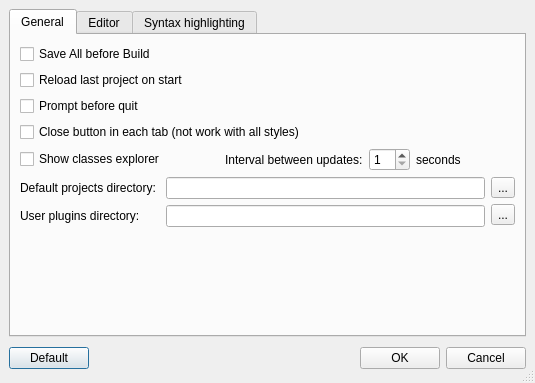
<ui version="4.0" >
 <class>Options</class>
 <widget class="QDialog" name="Options" >
  <property name="geometry" >
   <rect>
    <x>0</x>
    <y>0</y>
    <width>535</width>
    <height>379</height>
   </rect>
  </property>
  <property name="windowTitle" >
   <string>Options</string>
  </property>
  <property name="windowIcon" >
   <iconset resource="../resources/resources.qrc" >:/divers/images/logo.png</iconset>
  </property>
  <property name="sizeGripEnabled" >
   <bool>true</bool>
  </property>
  <layout class="QGridLayout" >
   <property name="margin" >
    <number>9</number>
   </property>
   <property name="spacing" >
    <number>6</number>
   </property>
   <item row="0" column="0" >
    <widget class="QTabWidget" name="tabWidget" >
     <property name="currentIndex" >
      <number>0</number>
     </property>
     <widget class="QWidget" name="tabGeneral" >
      <attribute name="title" >
       <string>General</string>
      </attribute>
      <layout class="QGridLayout" >
       <property name="margin" >
        <number>9</number>
       </property>
       <property name="spacing" >
        <number>6</number>
       </property>
       <item row="0" column="0" >
        <layout class="QVBoxLayout" >
         <property name="margin" >
          <number>0</number>
         </property>
         <property name="spacing" >
          <number>6</number>
         </property>
         <item>
          <widget class="QCheckBox" name="saveAll" >
           <property name="text" >
            <string>Save All before Build</string>
           </property>
           <property name="checked" >
            <bool>false</bool>
           </property>
          </widget>
         </item>
         <item>
          <widget class="QCheckBox" name="restore" >
           <property name="text" >
            <string>Reload last project on start</string>
           </property>
           <property name="checked" >
            <bool>false</bool>
           </property>
          </widget>
         </item>
         <item>
          <widget class="QCheckBox" name="promptBeforeQuit" >
           <property name="text" >
            <string>Prompt before quit</string>
           </property>
          </widget>
         </item>
         <item>
          <widget class="QCheckBox" name="closeButton" >
           <property name="text" >
            <string>Close button in each tab (not work with all styles)</string>
           </property>
          </widget>
         </item>
         <item>
          <layout class="QHBoxLayout" >
           <property name="margin" >
            <number>0</number>
           </property>
           <property name="spacing" >
            <number>6</number>
           </property>
           <item>
            <widget class="QCheckBox" name="showTreeClasses" >
             <property name="text" >
              <string>Show classes explorer</string>
             </property>
            </widget>
           </item>
           <item>
            <spacer>
             <property name="orientation" >
              <enum>Qt::Horizontal</enum>
             </property>
             <property name="sizeHint" >
              <size>
               <width>40</width>
               <height>20</height>
              </size>
             </property>
            </spacer>
           </item>
           <item>
            <widget class="QLabel" name="label_13" >
             <property name="text" >
              <string>Interval between updates:</string>
             </property>
            </widget>
           </item>
           <item>
            <widget class="QSpinBox" name="interval" >
             <property name="minimum" >
              <number>1</number>
             </property>
            </widget>
           </item>
           <item>
            <widget class="QLabel" name="label_14" >
             <property name="text" >
              <string>seconds</string>
             </property>
            </widget>
           </item>
           <item>
            <spacer>
             <property name="orientation" >
              <enum>Qt::Horizontal</enum>
             </property>
             <property name="sizeHint" >
              <size>
               <width>40</width>
               <height>20</height>
              </size>
             </property>
            </spacer>
           </item>
          </layout>
         </item>
         <item>
          <layout class="QHBoxLayout" >
           <property name="margin" >
            <number>0</number>
           </property>
           <property name="spacing" >
            <number>6</number>
           </property>
           <item>
            <layout class="QVBoxLayout" >
             <property name="margin" >
              <number>0</number>
             </property>
             <property name="spacing" >
              <number>6</number>
             </property>
             <item>
              <widget class="QLabel" name="label_12" >
               <property name="text" >
                <string>Default projects directory: </string>
               </property>
              </widget>
             </item>
             <item>
              <widget class="QLabel" name="label_15" >
               <property name="text" >
                <string>User plugins directory: </string>
               </property>
              </widget>
             </item>
            </layout>
           </item>
           <item>
            <layout class="QVBoxLayout" >
             <property name="margin" >
              <number>0</number>
             </property>
             <property name="spacing" >
              <number>6</number>
             </property>
             <item>
              <widget class="QLineEdit" name="projectsDirectory" />
             </item>
             <item>
              <widget class="QLineEdit" name="pluginsDirectory" />
             </item>
            </layout>
           </item>
           <item>
            <layout class="QVBoxLayout" >
             <property name="margin" >
              <number>0</number>
             </property>
             <property name="spacing" >
              <number>6</number>
             </property>
             <item>
              <widget class="QToolButton" name="chooseProjectsDirectory" >
               <property name="text" >
                <string>...</string>
               </property>
              </widget>
             </item>
             <item>
              <widget class="QToolButton" name="choosePluginsDirectory" >
               <property name="text" >
                <string>...</string>
               </property>
              </widget>
             </item>
            </layout>
           </item>
          </layout>
         </item>
         <item>
          <spacer>
           <property name="orientation" >
            <enum>Qt::Vertical</enum>
           </property>
           <property name="sizeHint" >
            <size>
             <width>20</width>
             <height>40</height>
            </size>
           </property>
          </spacer>
         </item>
        </layout>
       </item>
      </layout>
     </widget>
     <widget class="QWidget" name="tabEditeur" >
      <attribute name="title" >
       <string>Editor</string>
      </attribute>
      <layout class="QGridLayout" >
       <property name="margin" >
        <number>9</number>
       </property>
       <property name="spacing" >
        <number>6</number>
       </property>
       <item row="1" column="0" >
        <widget class="QGroupBox" name="groupBox_6" >
         <property name="title" >
          <string>options</string>
         </property>
         <layout class="QGridLayout" >
          <property name="margin" >
           <number>9</number>
          </property>
          <property name="spacing" >
           <number>6</number>
          </property>
          <item row="3" column="0" >
           <layout class="QHBoxLayout" >
            <property name="margin" >
             <number>0</number>
            </property>
            <property name="spacing" >
             <number>6</number>
            </property>
            <item>
             <widget class="QCheckBox" name="match" >
              <property name="text" >
               <string>Matching ( and {</string>
              </property>
             </widget>
            </item>
            <item>
             <layout class="QHBoxLayout" >
              <property name="margin" >
               <number>0</number>
              </property>
              <property name="spacing" >
               <number>6</number>
              </property>
              <item>
               <widget class="QToolButton" name="matching" >
                <property name="text" >
                 <string>...</string>
                </property>
               </widget>
              </item>
              <item>
               <spacer>
                <property name="orientation" >
                 <enum>Qt::Horizontal</enum>
                </property>
                <property name="sizeHint" >
                 <size>
                  <width>40</width>
                  <height>20</height>
                 </size>
                </property>
               </spacer>
              </item>
             </layout>
            </item>
           </layout>
          </item>
          <item row="2" column="0" >
           <widget class="QCheckBox" name="completion" >
            <property name="text" >
             <string>Complete Code</string>
            </property>
           </widget>
          </item>
          <item row="1" column="0" >
           <widget class="QCheckBox" name="selectionBorder" >
            <property name="text" >
             <string>Selection border</string>
            </property>
           </widget>
          </item>
          <item row="0" column="0" >
           <widget class="QCheckBox" name="numbers" >
            <property name="text" >
             <string>Line numbers</string>
            </property>
           </widget>
          </item>
          <item row="2" column="1" >
           <widget class="QCheckBox" name="highlight" >
            <property name="text" >
             <string>Syntax highlighting</string>
            </property>
            <property name="checked" >
             <bool>false</bool>
            </property>
           </widget>
          </item>
          <item row="0" column="1" >
           <widget class="QCheckBox" name="indent" >
            <property name="text" >
             <string>Autoindent</string>
            </property>
           </widget>
          </item>
          <item row="1" column="1" >
           <widget class="QCheckBox" name="brackets" >
            <property name="text" >
             <string>Auto-Brackets</string>
            </property>
           </widget>
          </item>
         </layout>
        </widget>
       </item>
       <item row="2" column="0" >
        <spacer>
         <property name="orientation" >
          <enum>Qt::Vertical</enum>
         </property>
         <property name="sizeHint" >
          <size>
           <width>20</width>
           <height>40</height>
          </size>
         </property>
        </spacer>
       </item>
       <item row="0" column="0" >
        <layout class="QHBoxLayout" >
         <property name="margin" >
          <number>0</number>
         </property>
         <property name="spacing" >
          <number>6</number>
         </property>
         <item>
          <layout class="QVBoxLayout" >
           <property name="margin" >
            <number>0</number>
           </property>
           <property name="spacing" >
            <number>6</number>
           </property>
           <item>
            <widget class="QLabel" name="label_11" >
             <property name="text" >
              <string>Font:</string>
             </property>
            </widget>
           </item>
           <item>
            <widget class="QLabel" name="label_2" >
             <property name="text" >
              <string>End of line</string>
             </property>
            </widget>
           </item>
           <item>
            <widget class="QLabel" name="label_3" >
             <property name="text" >
              <string>Tab size</string>
             </property>
            </widget>
           </item>
           <item>
            <widget class="QCheckBox" name="groupHighlightCurrentLine" >
             <property name="text" >
              <string>Current line background</string>
             </property>
            </widget>
           </item>
           <item>
            <widget class="QLabel" name="label" >
             <property name="text" >
              <string>Text background</string>
             </property>
            </widget>
           </item>
          </layout>
         </item>
         <item>
          <layout class="QVBoxLayout" >
           <property name="margin" >
            <number>0</number>
           </property>
           <property name="spacing" >
            <number>6</number>
           </property>
           <item>
            <layout class="QHBoxLayout" >
             <property name="margin" >
              <number>0</number>
             </property>
             <property name="spacing" >
              <number>6</number>
             </property>
             <item>
              <widget class="QFontComboBox" name="comboFont" />
             </item>
             <item>
              <widget class="QSpinBox" name="fontSize" >
               <property name="sizePolicy" >
                <sizepolicy>
                 <hsizetype>4</hsizetype>
                 <vsizetype>0</vsizetype>
                 <horstretch>0</horstretch>
                 <verstretch>0</verstretch>
                </sizepolicy>
               </property>
              </widget>
             </item>
            </layout>
           </item>
           <item>
            <widget class="QComboBox" name="endLine" >
             <item>
              <property name="text" >
               <string>Default</string>
              </property>
             </item>
             <item>
              <property name="text" >
               <string>Unix</string>
              </property>
             </item>
             <item>
              <property name="text" >
               <string>Dos/Windows</string>
              </property>
             </item>
            </widget>
           </item>
           <item>
            <layout class="QHBoxLayout" >
             <property name="margin" >
              <number>0</number>
             </property>
             <property name="spacing" >
              <number>6</number>
             </property>
             <item>
              <widget class="QSpinBox" name="tabStopWidth" />
             </item>
             <item>
              <widget class="QCheckBox" name="tabSpaces" >
               <property name="text" >
                <string>Replace Tab by spaces</string>
               </property>
              </widget>
             </item>
            </layout>
           </item>
           <item>
            <layout class="QHBoxLayout" >
             <property name="margin" >
              <number>0</number>
             </property>
             <property name="spacing" >
              <number>6</number>
             </property>
             <item>
              <widget class="QToolButton" name="lineColor" >
               <property name="text" >
                <string>...</string>
               </property>
              </widget>
             </item>
             <item>
              <spacer>
               <property name="orientation" >
                <enum>Qt::Horizontal</enum>
               </property>
               <property name="sizeHint" >
                <size>
                 <width>40</width>
                 <height>20</height>
                </size>
               </property>
              </spacer>
             </item>
            </layout>
           </item>
           <item>
            <layout class="QHBoxLayout" >
             <property name="margin" >
              <number>0</number>
             </property>
             <property name="spacing" >
              <number>6</number>
             </property>
             <item>
              <widget class="QToolButton" name="background" >
               <property name="text" >
                <string>...</string>
               </property>
              </widget>
             </item>
             <item>
              <spacer>
               <property name="orientation" >
                <enum>Qt::Horizontal</enum>
               </property>
               <property name="sizeHint" >
                <size>
                 <width>40</width>
                 <height>20</height>
                </size>
               </property>
              </spacer>
             </item>
            </layout>
           </item>
          </layout>
         </item>
        </layout>
       </item>
      </layout>
     </widget>
     <widget class="QWidget" name="tab" >
      <attribute name="title" >
       <string>Syntax highlighting</string>
      </attribute>
      <layout class="QGridLayout" >
       <property name="margin" >
        <number>9</number>
       </property>
       <property name="spacing" >
        <number>6</number>
       </property>
       <item row="1" column="1" >
        <spacer>
         <property name="orientation" >
          <enum>Qt::Vertical</enum>
         </property>
         <property name="sizeHint" >
          <size>
           <width>20</width>
           <height>40</height>
          </size>
         </property>
        </spacer>
       </item>
       <item row="0" column="1" >
        <layout class="QHBoxLayout" >
         <property name="margin" >
          <number>0</number>
         </property>
         <property name="spacing" >
          <number>6</number>
         </property>
         <item>
          <layout class="QVBoxLayout" >
           <property name="margin" >
            <number>0</number>
           </property>
           <property name="spacing" >
            <number>6</number>
           </property>
           <item>
            <widget class="QLabel" name="label_9" >
             <property name="text" >
              <string>Function/method names :</string>
             </property>
            </widget>
           </item>
           <item>
            <widget class="QLabel" name="label_4" >
             <property name="text" >
              <string>Preprocessor :</string>
             </property>
            </widget>
           </item>
           <item>
            <widget class="QLabel" name="label_6" >
             <property name="text" >
              <string>Qt words :</string>
             </property>
            </widget>
           </item>
           <item>
            <widget class="QLabel" name="label_10" >
             <property name="text" >
              <string>Keywords :</string>
             </property>
            </widget>
           </item>
           <item>
            <widget class="QLabel" name="label_5" >
             <property name="text" >
              <string>Single comments :</string>
             </property>
            </widget>
           </item>
           <item>
            <widget class="QLabel" name="label_7" >
             <property name="text" >
              <string>Multiline comments :</string>
             </property>
            </widget>
           </item>
           <item>
            <widget class="QLabel" name="label_8" >
             <property name="text" >
              <string>Quotation strings :</string>
             </property>
            </widget>
           </item>
          </layout>
         </item>
         <item>
          <layout class="QVBoxLayout" >
           <property name="margin" >
            <number>0</number>
           </property>
           <property name="spacing" >
            <number>6</number>
           </property>
           <item>
            <widget class="QToolButton" name="methods" >
             <property name="text" >
              <string>...</string>
             </property>
            </widget>
           </item>
           <item>
            <widget class="QToolButton" name="preprocessor" >
             <property name="text" >
              <string>...</string>
             </property>
            </widget>
           </item>
           <item>
            <widget class="QToolButton" name="qtWords" >
             <property name="text" >
              <string>...</string>
             </property>
            </widget>
           </item>
           <item>
            <widget class="QToolButton" name="keywords" >
             <property name="text" >
              <string>...</string>
             </property>
            </widget>
           </item>
           <item>
            <widget class="QToolButton" name="singleComment" >
             <property name="text" >
              <string>...</string>
             </property>
            </widget>
           </item>
           <item>
            <widget class="QToolButton" name="multilinesComment" >
             <property name="text" >
              <string>...</string>
             </property>
            </widget>
           </item>
           <item>
            <widget class="QToolButton" name="quotation" >
             <property name="text" >
              <string>...</string>
             </property>
            </widget>
           </item>
          </layout>
         </item>
        </layout>
       </item>
       <item rowspan="2" row="0" column="0" >
        <widget class="QTextEdit" name="textEdit" >
         <property name="font" >
          <font>
           <family>MS Shell Dlg 2</family>
           <pointsize>9</pointsize>
           <weight>50</weight>
           <italic>false</italic>
           <bold>false</bold>
           <underline>false</underline>
           <strikeout>false</strikeout>
          </font>
         </property>
         <property name="lineWrapMode" >
          <enum>QTextEdit::NoWrap</enum>
         </property>
         <property name="readOnly" >
          <bool>true</bool>
         </property>
         <property name="html" >
          <string>&lt;html>&lt;head>&lt;meta name="qrichtext" content="1" />&lt;style type="text/css">
p, li { white-space: pre-wrap; }
&lt;/style>&lt;/head>&lt;body style=" font-family:'MS Shell Dlg 2'; font-size:9pt; font-weight:400; font-style:normal; text-decoration:none;">
&lt;p style=" margin-top:0px; margin-bottom:0px; margin-left:0px; margin-right:0px; -qt-block-indent:0; text-indent:0px; font-family:'MS'; font-size:8pt;">&lt;span style=" font-size:10pt;">/*&lt;/span>&lt;/p>
&lt;p style=" margin-top:0px; margin-bottom:0px; margin-left:0px; margin-right:0px; -qt-block-indent:0; text-indent:0px; font-family:'MS'; font-size:10pt;">* Multi-lines&lt;/p>
&lt;p style=" margin-top:0px; margin-bottom:0px; margin-left:0px; margin-right:0px; -qt-block-indent:0; text-indent:0px; font-family:'MS'; font-size:10pt;">* comments &lt;/p>
&lt;p style=" margin-top:0px; margin-bottom:0px; margin-left:0px; margin-right:0px; -qt-block-indent:0; text-indent:0px; font-family:'MS'; font-size:10pt;">*/&lt;/p>
&lt;p style="-qt-paragraph-type:empty; margin-top:0px; margin-bottom:0px; margin-left:0px; margin-right:0px; -qt-block-indent:0; text-indent:0px; font-family:'MS'; font-size:10pt;">&lt;/p>
&lt;p style=" margin-top:0px; margin-bottom:0px; margin-left:0px; margin-right:0px; -qt-block-indent:0; text-indent:0px; font-family:'MS'; font-size:10pt;">#include &amp;lt;QApplication&amp;gt;&lt;/p>
&lt;p style=" margin-top:0px; margin-bottom:0px; margin-left:0px; margin-right:0px; -qt-block-indent:0; text-indent:0px; font-family:'MS'; font-size:10pt;">// Single line comments &lt;/p>
&lt;p style=" margin-top:0px; margin-bottom:0px; margin-left:0px; margin-right:0px; -qt-block-indent:0; text-indent:0px; font-family:'MS'; font-size:10pt;">int main(int argc, char *argv[])&lt;/p>
&lt;p style=" margin-top:0px; margin-bottom:0px; margin-left:0px; margin-right:0px; -qt-block-indent:0; text-indent:0px; font-family:'MS'; font-size:10pt;">{&lt;/p>
&lt;p style=" margin-top:0px; margin-bottom:0px; margin-left:0px; margin-right:0px; -qt-block-indent:0; text-indent:0px; font-family:'MS'; font-size:10pt;">       QApplication app(argc, argv);&lt;/p>
&lt;p style=" margin-top:0px; margin-bottom:0px; margin-left:0px; margin-right:0px; -qt-block-indent:0; text-indent:0px; font-family:'MS'; font-size:10pt;">       QString chaine = "between quotations";&lt;/p>
&lt;p style=" margin-top:0px; margin-bottom:0px; margin-left:0px; margin-right:0px; -qt-block-indent:0; text-indent:0px; font-family:'MS'; font-size:10pt;">       QDialog *main = new QDialog;&lt;/p>
&lt;p style=" margin-top:0px; margin-bottom:0px; margin-left:0px; margin-right:0px; -qt-block-indent:0; text-indent:0px; font-family:'MS'; font-size:10pt;">       main-&amp;gt;show();&lt;/p>
&lt;p style=" margin-top:0px; margin-bottom:0px; margin-left:0px; margin-right:0px; -qt-block-indent:0; text-indent:0px; font-family:'MS'; font-size:10pt;">       return app.exec();&lt;/p>
&lt;p style=" margin-top:0px; margin-bottom:0px; margin-left:0px; margin-right:0px; -qt-block-indent:0; text-indent:0px; font-family:'MS'; font-size:10pt;">}&lt;/p>&lt;/body>&lt;/html></string>
         </property>
        </widget>
       </item>
      </layout>
     </widget>
    </widget>
   </item>
   <item row="1" column="0" >
    <layout class="QHBoxLayout" >
     <property name="margin" >
      <number>0</number>
     </property>
     <property name="spacing" >
      <number>6</number>
     </property>
     <item>
      <widget class="QPushButton" name="defaults" >
       <property name="text" >
        <string>Default</string>
       </property>
      </widget>
     </item>
     <item>
      <spacer>
       <property name="orientation" >
        <enum>Qt::Horizontal</enum>
       </property>
       <property name="sizeHint" >
        <size>
         <width>131</width>
         <height>31</height>
        </size>
       </property>
      </spacer>
     </item>
     <item>
      <widget class="QPushButton" name="okButton" >
       <property name="text" >
        <string>OK</string>
       </property>
      </widget>
     </item>
     <item>
      <widget class="QPushButton" name="cancelButton" >
       <property name="text" >
        <string>Cancel</string>
       </property>
      </widget>
     </item>
    </layout>
   </item>
  </layout>
 </widget>
 <resources>
  <include location="../resources/resources.qrc" />
 </resources>
 <connections>
  <connection>
   <sender>okButton</sender>
   <signal>clicked()</signal>
   <receiver>Options</receiver>
   <slot>accept()</slot>
   <hints>
    <hint type="sourcelabel" >
     <x>431</x>
     <y>366</y>
    </hint>
    <hint type="destinationlabel" >
     <x>96</x>
     <y>254</y>
    </hint>
   </hints>
  </connection>
  <connection>
   <sender>cancelButton</sender>
   <signal>clicked()</signal>
   <receiver>Options</receiver>
   <slot>reject()</slot>
   <hints>
    <hint type="sourcelabel" >
     <x>524</x>
     <y>366</y>
    </hint>
    <hint type="destinationlabel" >
     <x>179</x>
     <y>282</y>
    </hint>
   </hints>
  </connection>
  <connection>
   <sender>groupHighlightCurrentLine</sender>
   <signal>toggled(bool)</signal>
   <receiver>lineColor</receiver>
   <slot>setEnabled(bool)</slot>
   <hints>
    <hint type="sourcelabel" >
     <x>80</x>
     <y>156</y>
    </hint>
    <hint type="destinationlabel" >
     <x>199</x>
     <y>150</y>
    </hint>
   </hints>
  </connection>
  <connection>
   <sender>showTreeClasses</sender>
   <signal>toggled(bool)</signal>
   <receiver>interval</receiver>
   <slot>setEnabled(bool)</slot>
   <hints>
    <hint type="sourcelabel" >
     <x>84</x>
     <y>170</y>
    </hint>
    <hint type="destinationlabel" >
     <x>393</x>
     <y>169</y>
    </hint>
   </hints>
  </connection>
 </connections>
</ui>
